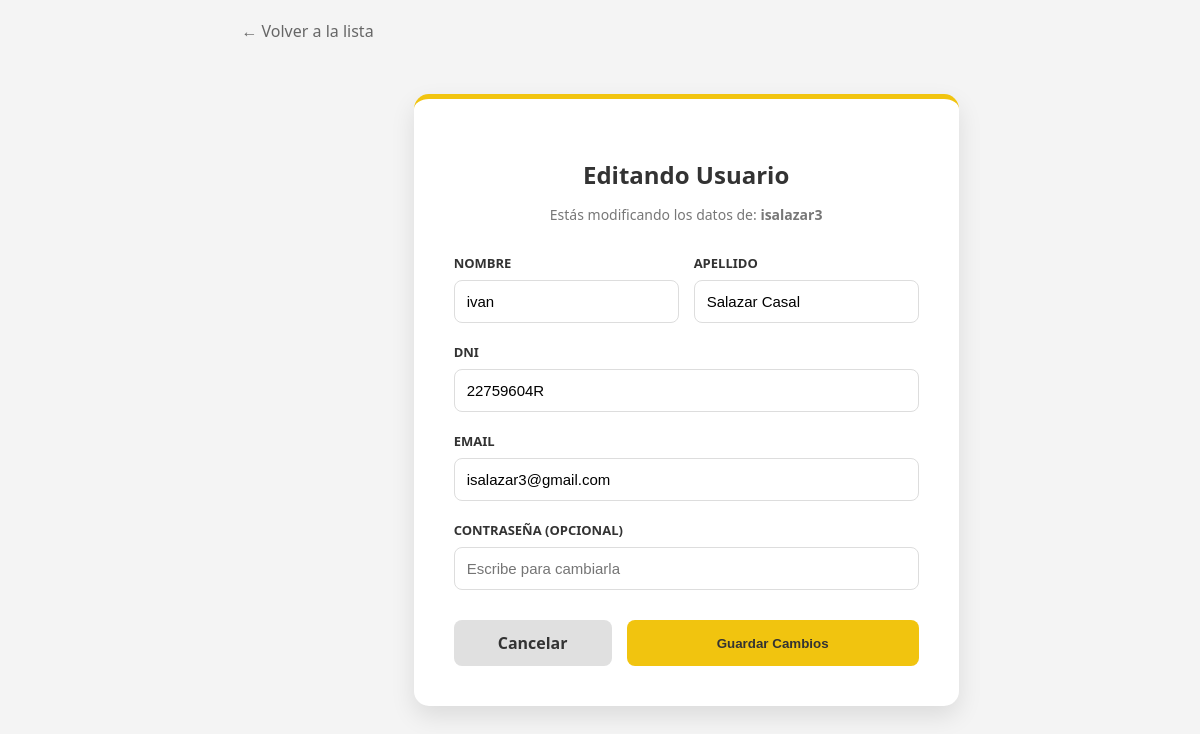
Page /admin/edit_user/isalazar3 (signed in) on the committed database.
### tables this page shows
CREATE TABLE Users (
    username VARCHAR(50) PRIMARY KEY,
    password VARCHAR(100), -- ¡Importante la coma al final!
    fav_pokemon INT,
    name VARCHAR(100),
    surname VARCHAR(100),
    dni VARCHAR(20) UNIQUE,
    email VARCHAR(100) UNIQUE,
    role VARCHAR(20)
);

### app/controller/ui/IU_Admin.py (the view, shortened to what this page needs)
    @bp.route('/edit_user/<username>', methods=['GET', 'POST'])
    def edit_user(username):
        if 'user' not in session or session.get('role') != 'ADMIN':
            return redirect(url_for('iu_mprincipal.login'))
        res = db.execSQL(f"SELECT * FROM Users WHERE username='{username}'")
        datos = {}
        if res.next():
            datos = {
                'username': res.getString('username'),
                'name': res.getString('name'),
                'surname': res.getString('surname'),
                'dni': res.getString('dni'),
                'email': res.getString('email')
            }
        return render_template('admin_edit_user.html', usuario=datos)

### app/database/GestorBD.py (called while the page is built)
    def execSQL(self, sql):
        cursor = self.connection.cursor()
        cursor.execute(sql)
        datos = cursor.fetchall()
        return ResultadoSQL(datos)

### app/database/ResultadoSQL.py (called while the page is built)
    def next(self):
        self.indice += 1
        return self.indice < len(self.datos)

    def getString(self, columna):
        return str(self.datos[self.indice][columna])

### app/templates/admin_edit_user.html (shortened to what this page needs)
<!DOCTYPE html>
<html lang="es">
<head>
    <link rel="stylesheet" href="{{ url_for('static', filename='css/style.css') }}">
</head>
<body style="background-color: #f4f4f4;">
    <div style="padding: 20px;">
        <a href="{{ url_for('iu_admin.users_list') }}" style="text-decoration: none; color: #666;">
            ← Volver a la lista
        </a>
    </div>
    <div class="profile-wrapper">
        <div class="profile-card" style="border-top: 5px solid #f1c40f;">
            <div class="profile-header">
                <h2>Editando Usuario</h2>
                <p>Estás modificando los datos de: <strong>{{ usuario.username }}</strong></p>
            </div>
            <form action="{{ url_for('iu_admin.edit_user', username=usuario.username) }}" method="POST">
                <div style="display: flex; gap: 15px;">
                    <div class="form-group" style="flex: 1;">
                        <label class="form-label">Nombre</label>
                        <input type="text" name="name" class="form-control" value="{{ usuario.name }}" required>
                    </div>
                    <div class="form-group" style="flex: 1;">
                        <label class="form-label">Apellido</label>
                        <input type="text" name="surname" class="form-control" value="{{ usuario.surname }}" required>
                    </div>
                </div>
                <div class="form-group">
                    <label class="form-label">DNI</label>
                    <input type="text" name="dni" class="form-control" value="{{ usuario.dni }}" required>
                </div>
                <div class="form-group">
                    <label class="form-label">Email</label>
                    <input type="email" name="email" class="form-control" value="{{ usuario.email }}" required>
                </div>
                <div class="form-group">
                    <label class="form-label">Contraseña (Opcional)</label>
                    <input type="password" name="password" class="form-control" placeholder="Escribe para cambiarla">
                </div>
                <div class="form-actions">
                    <a href="{{ url_for('iu_admin.users_list') }}" class="btn-cancel">Cancelar</a>
                    <button type="submit" class="btn-save" style="background-color: #f1c40f; color: #333;">Guardar Cambios</button>
                </div>
            </form>
        </div>
    </div>
</body>
</html>

### app/static/css/style.css (style rules this page uses)
body { display: flex; justify-content: center; background-color: #f5f5f5; margin: 0; font-family: 'Segoe UI', Arial, sans-serif; min-height: 100vh; }
.form-group { margin-bottom: 20px; text-align: left; }
.form-group label { display: block; font-weight: bold; margin-bottom: 8px; color: #333; font-size: 13px; text-transform: uppercase; }
.form-control { width: 100%; padding: 12px; border: 2px solid #eee; border-radius: 12px; font-size: 15px; outline: none; box-sizing: border-box; transition: border-color 0.3s; }
.profile-wrapper { display: flex; justify-content: center; align-items: center; min-height: 80vh; padding: 20px; }
.profile-card { background-color: white; width: 100%; max-width: 500px; padding: 40px; border-radius: 15px; box-shadow: 0 10px 25px rgba(0,0,0,0.1); border-top: 5px solid #e3350d; }
.profile-header { text-align: center; margin-bottom: 30px; }
.profile-header h2 { color: #333; font-size: 24px; margin-bottom: 5px; }
.profile-header p { color: #777; font-size: 14px; }
.form-group { margin-bottom: 20px; }
.form-label { display: block; font-weight: 600; color: #444; margin-bottom: 8px; font-size: 14px; }
.form-control { width: 100%; padding: 12px; border: 1px solid #ddd; border-radius: 8px; font-size: 15px; transition: border-color 0.3s ease; box-sizing: border-box; }
.form-actions { display: flex; gap: 15px; margin-top: 30px; }
.btn-save { flex: 2; background-color: #e3350d; color: white; border: none; padding: 12px; border-radius: 8px; font-weight: bold; cursor: pointer; transition: background 0.2s; }
.btn-cancel { flex: 1; background-color: #e0e0e0; color: #333; text-align: center; padding: 12px; border-radius: 8px; text-decoration: none; font-weight: 600; transition: background 0.2s; }

### rows in the picture
Users: username "isalazar3", name "ivan", surname "Salazar Casal", dni "22759604R", email "isalazar3@gmail.com"
